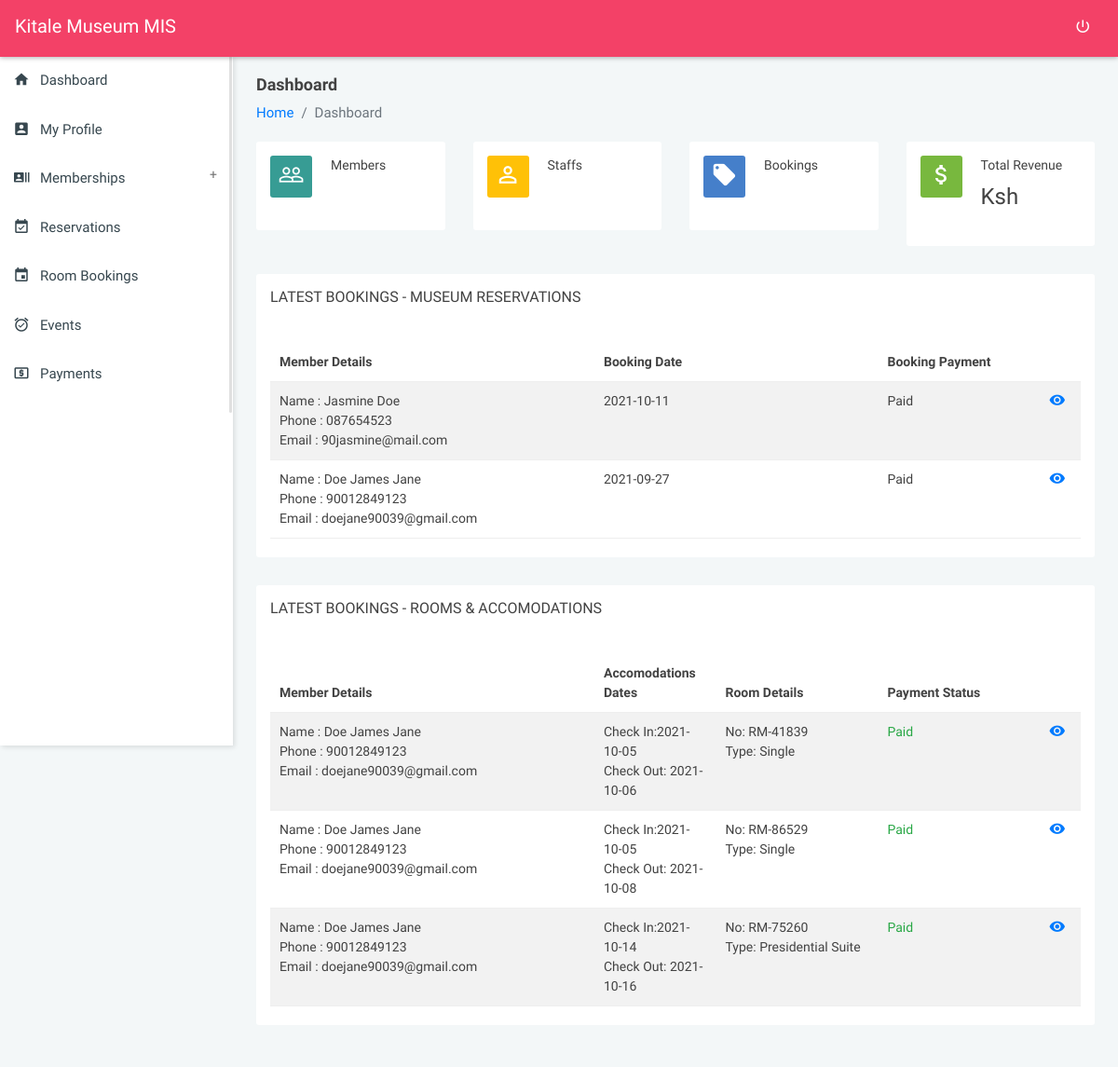
The page /dashboard.php (signed in) on the database its author committed.
### tables this page shows
CREATE TABLE `settings` (
  `id` int(20) NOT NULL,
  `name` longtext DEFAULT NULL,
  `tagline` longtext DEFAULT NULL,
  `logo` longtext DEFAULT NULL,
  `mailer_host` varchar(200) DEFAULT NULL,
  `mailer_username` varchar(200) DEFAULT NULL,
  `mailer_from_email` varchar(200) DEFAULT NULL,
  `mailer_password` varchar(200) DEFAULT NULL
);

CREATE TABLE `reservations` (
  `reservation_id` varchar(200) NOT NULL,
  `reservation_user_id` varchar(200) DEFAULT NULL,
  `reservation_date` varchar(200) DEFAULT NULL,
  `reservation_details` longtext DEFAULT NULL,
  `reservation_payment_status` varchar(200) DEFAULT NULL,
  `reservation_status` varchar(200) NOT NULL DEFAULT 'Pending',
  `reservation_created_at` timestamp(6) NOT NULL DEFAULT current_timestamp(6) ON UPDATE current_timestamp(6)
);

CREATE TABLE `users` (
  `user_id` varchar(200) NOT NULL,
  `user_name` varchar(200) DEFAULT NULL,
  `user_phone` varchar(200) DEFAULT NULL,
  `user_idno` varchar(200) DEFAULT NULL,
  `user_email` varchar(200) DEFAULT NULL,
  `user_password` varchar(200) DEFAULT NULL,
  `user_profile_pic` varchar(200) DEFAULT NULL,
  `user_access_level` varchar(200) DEFAULT NULL,
  `user_created_on` varchar(200) DEFAULT NULL
);

CREATE TABLE `accomodations` (
  `accomodation_id` varchar(200) NOT NULL,
  `accomodation_user_id` varchar(200) DEFAULT NULL,
  `accomodation_check_indate` varchar(200) DEFAULT NULL,
  `accomodation_room_id` varchar(200) DEFAULT NULL,
  `accomodation_payment_status` varchar(200) DEFAULT NULL,
  `accomodation_check_out_date` varchar(200) DEFAULT NULL,
  `accomodation_created_at` timestamp(6) NOT NULL DEFAULT current_timestamp(6) ON UPDATE current_timestamp(6)
);

CREATE TABLE `rooms` (
  `room_id` varchar(200) NOT NULL,
  `room_number` varchar(200) DEFAULT NULL,
  `room_type` longtext DEFAULT NULL,
  `room_status` varchar(200) NOT NULL DEFAULT 'Vacant',
  `room_rate` varchar(200) DEFAULT NULL
);

### dashboard.php (the view, shortened to what this page needs)
<?php
require_once('config/config.php');
require_once('partials/head.php');
?>
<body class="theme-red">
    <?php require_once('partials/navigation.php'); ?>
    <?php require_once('partials/sidebar.php'); ?>
    <section class="content home">
        <div class="container-fluid">
            <div class="block-header">
                <div class="row">
                    <div class="col-lg-12 col-md-6 col-sm-7">
                        <h2>Dashboard</h2>
                        <ul class="breadcrumb">
                            <li class="breadcrumb-item"><a href="dashboard">Home</a></li>
                            <li class="breadcrumb-item active">Dashboard</li>
                        </ul>
                    </div>
                </div>
            </div>
            <div class="row clearfix">
                <div class="col-lg-3 col-md-3 col-sm-6">
                    <div class="card widget-stat">
                        <div class="body">
                            <div class="media">
                                <div class="media-icon bg-cyan">
                                    <i class="zmdi zmdi-accounts-outline zmdi-hc-2x"></i>
                                </div>
                                <div class="media-text">
                                    <span class="title">Members</span>
                                </div>
                            </div>
                        </div>
                    </div>
                </div>
                <div class="col-lg-3 col-md-3 col-sm-6">
                    <div class="card widget-stat">
                        <div class="body">
                            <div class="media">
                                <div class="media-icon bg-amber">
                                    <i class="zmdi zmdi-account-o zmdi-hc-2x"></i>
                                </div>
                                <div class="media-text">
                                    <span class="title">Staffs</span>
                                </div>
                            </div>
                        </div>
                    </div>
                </div>
                <div class="col-lg-3 col-md-3 col-sm-6">
                    <div class="card widget-stat">
                        <div class="body">
                            <div class="media">
                                <div class="media-icon bg-blue">
                                    <i class="zmdi zmdi-label zmdi-hc-2x"></i>
                                </div>
                                <div class="media-text">
                                    <span class="title">Bookings</span>
                                </div>
                            </div>
                        </div>
                    </div>
                </div>
                <div class="col-lg-3 col-md-3 col-sm-6">
                    <div class="card widget-stat">
                        <div class="body">
                            <div class="media">
                                <div class="media-icon bg-green">
                                    <i class="zmdi zmdi-money zmdi-hc-2x"></i>
                                </div>
                                <div class="media-text">
                                    <span class="title">Total Revenue</span>
                                    <span class="value">Ksh <?php echo $revenue; ?></span>
                                </div>
                            </div>
                        </div>
                    </div>
                </div>
            </div>
            <div class="row clearfix">
                <div class="col-sm-12 col-md-12">
                    <div class="card">
                        <div class="header">
                            <h2>Latest Bookings - Museum Reservations</h2>
                        </div>
                        <div class="body table-responsive">
                            <table class="table table-striped table-borderless m-b-5">
                                <thead>
                                    <tr>
                                        <th style="width:40%;">Member Details</th>
                                        <th class="number">Booking Date</th>
                                        <th style="width:20%;">Booking Payment</th>
                                        <th style="width:5%;" class="actions"></th>
                                    </tr>
                                </thead>
                                <tbody class="no-border-x">
                                    <?php
                                    $ret = "SELECT * FROM  reservations r
                                    INNER JOIN users u ON r.reservation_user_id  = u.user_id";
                                    $stmt = $mysqli->prepare($ret);
                                    $stmt->execute();
                                    $res = $stmt->get_result();
                                    while ($reservations = $res->fetch_object()) {
                                    ?>
                                        <tr>
                                            <td>
                                                Name : <?php echo $reservations->user_name; ?><br>
                                                Phone : <?php echo $reservations->user_phone; ?><br>
                                                Email : <?php echo $reservations->user_email; ?>
                                            </td>
                                            <td class="number"><?php echo $reservations->reservation_date; ?></td>
                                            <td><?php echo $reservations->reservation_payment_status; ?></td>
                                            <td class="actions"><a href="modules_bookings_reservation?view=<?php echo $reservations->reservation_id; ?>" class="icon"><i class="zmdi zmdi-eye"></i></a></td>
                                        </tr>
                                    <?php } ?>
                                </tbody>
                            </table>
                        </div>
                    </div>
                </div>
            </div>
            <div class="row clearfix">
                <div class="col-sm-12 col-md-12">
                    <div class="card">
                        <div class="header">
                            <h2>Latest Bookings - Rooms & Accomodations</h2>
                        </div>
                        <div class="body table-responsive">
                            <table class="table table-striped table-borderless m-b-5">
                                <thead>
                                    <tr>
                                        <th style="width:40%;">Member Details</th>
                                        <th class="number">Accomodations Dates</th>
                                        <th style="width:20%;">Room Details</th>
                                        <th style="width:20%;">Payment Status</th>
                                        <th style="width:5%;" class="actions"></th>
                                    </tr>
                                </thead>
                                <tbody class="no-border-x">
                                    <?php
                                    $ret = "SELECT * FROM accomodations a INNER JOIN
                                    users u ON u.user_id = a.accomodation_user_id
                                    INNER JOIN rooms r ON r.room_id = a.accomodation_room_id";
                                    $stmt = $mysqli->prepare($ret);
                                    $stmt->execute();
                                    $res = $stmt->get_result();
                                    while ($reservations = $res->fetch_object()) {
                                    ?>
                                        <tr>
                                            <td>
                                                Name : <?php echo $reservations->user_name; ?><br>
                                                Phone : <?php echo $reservations->user_phone; ?><br>
                                                Email : <?php echo $reservations->user_email; ?>
                                            </td>
                                            <td>
                                                Check In:<?php echo $reservations->accomodation_check_indate; ?><br>
                                                Check Out: <?php echo $reservations->accomodation_check_out_date; ?>
                                            </td>
                                            <td>
                                                No: <?php echo $reservations->room_number; ?><br>
                                                Type: <?php echo $reservations->room_type; ?>
                                            </td>
                                            <?php
                                            if ($reservations->accomodation_payment_status == 'Paid') {
                                            ?>
                                                <td class="text-success">Paid</td>
                                            <?php } else {
                                            ?>
                                                <td class="text-primary">Pending</td>
                                            <?php } ?>
                                            <td class="actions"><a href="modules_bookings_accomodation?view=<?php echo $reservations->accomodation_id; ?>" class="icon"><i class="zmdi zmdi-eye"></i></a></td>
                                        </tr>
                                    <?php } ?>
                                </tbody>
                            </table>
                        </div>
                    </div>
                </div>
            </div>
        </div>
    </section>
</body>
</html>

### partials/navigation.php (shortened to what this page needs)
<?php
$user_rank = $_SESSION['user_access_level'];
$ret = "SELECT * FROM settings";
$stmt = $mysqli->prepare($ret);
$stmt->execute();
$res = $stmt->get_result();
while ($sys = $res->fetch_object()) {
    if ($user_rank == 'Member') {
?>
        <nav class="navbar">
            <div class="col-12">
                <div class="navbar-header">
                    <a href="javascript:void(0);" class="bars"></a>
                    <a class="navbar-brand" href="home"><?php echo $sys->name; ?> MIS</a>
                </div>
                <ul class="nav navbar-nav navbar-right">
                    <li><a href="logout" class="mega-menu" data-close="true"><i class="zmdi zmdi-power"></i></a></li>
                </ul>
            </div>
        </nav>
    <?php
    } else {
    ?>
        <nav class="navbar">
            <div class="col-12">
                <div class="navbar-header">
                    <a class="navbar-brand" href="dashboard"><?php echo $sys->name; ?> MIS</a>
                </div>
                <ul class="nav navbar-nav navbar-right">
                    <li><a href="logout" class="mega-menu" data-close="true"><i class="zmdi zmdi-power"></i></a></li>
                </ul>
            </div>
        </nav>
<?php
    }
}
?>

### assets/css/all-themes.css (style rules this page uses)
.theme-red .bars, .theme-red .navbar-brand, .theme-red .navbar-brand:hover, .theme-red .navbar-brand:active, .theme-red .navbar-brand:focus, .theme-red .nav > li > a { color: #fff; }
.theme-red .nav > li > a:hover, .theme-red .nav > li > a:focus, .theme-red .nav .open > a, .theme-red .nav .open > a:hover, .theme-red .nav .open > a:focus .theme-red .sidebar .menu .list li.active, { background-color: transparent; }
.theme-purple .nav > li > a:hover, .theme-purple .nav > li > a:focus, .theme-purple .nav .open > a, .theme-purple .nav .open > a:hover, .theme-purple .nav .open > a:focus .theme-purple .sidebar .menu .list li.active, { background-color: transparent; }
.theme-deep-purple .nav > li > a:hover, .theme-deep-purple .nav > li > a:focus, .theme-deep-purple .nav .open > a, .theme-deep-purple .nav .open > a:hover, .theme-deep-purple .nav .open > a:focus .theme-deep-purple .sidebar .menu .list li.active, { background-color: transparent; }
.theme-blue .nav > li > a:hover, .theme-blue .nav > li > a:focus, .theme-blue .nav .open > a, .theme-blue .nav .open > a:hover, .theme-blue .nav .open > a:focus .theme-blue .sidebar .menu .list li.active, { background-color: transparent; }
.theme-cyan .nav > li > a:hover, .theme-cyan .nav > li > a:focus, .theme-cyan .nav .open > a, .theme-cyan .nav .open > a:hover, .theme-cyan .nav .open > a:focus .theme-cyan .sidebar .menu .list li.active, { background-color: transparent; }
.theme-blue-grey .nav > li > a:hover, .theme-blue-grey .nav > li > a:focus, .theme-blue-grey .nav .open > a, .theme-blue-grey .nav .open > a:hover, .theme-blue-grey .nav .open > a:focus .theme-blue-grey .sidebar .menu .list li.active, { background-color: transparent; }
.theme-black .nav > li > a:hover, .theme-black .nav > li > a:focus, .theme-black .nav .open > a, .theme-black .nav .open > a:hover, .theme-black .nav .open > a:focus .theme-black .sidebar .menu .list li.active, { background-color: transparent; }
.theme-green .nav > li > a:hover, .theme-green .nav > li > a:focus, .theme-green .nav .open > a, .theme-green .nav .open > a:hover, .theme-green .nav .open > a:focus .theme-green .sidebar .menu .list li.active, { background-color: transparent; }
.theme-orange .nav > li > a:hover, .theme-orange .nav > li > a:focus, .theme-orange .nav .open > a, .theme-orange .nav .open > a:hover, .theme-orange .nav .open > a:focus .theme-orange .sidebar .menu .list li.active, { background-color: transparent; }
.theme-blush .nav > li > a:hover, .theme-blush .nav > li > a:focus, .theme-blush .nav .open > a, .theme-blush .nav .open > a:hover, .theme-blush .nav .open > a:focus .theme-blush .sidebar .menu .list li.active, { background-color: transparent; }

### rows shown on the page
settings: name "Kitale Museum"
reservations: users.user_name "Jasmine Doe", users.user_phone "087654523", users.user_email "90jasmine@mail.com", reservation_date "2021-10-11", reservation_payment_status "Paid"
reservations: users.user_name "Doe James Jane", users.user_phone "90012849123", users.user_email "doejane90039@gmail.com", reservation_date "2021-09-27", reservation_payment_status "Paid"
accomodations: users.user_name "Doe James Jane", users.user_phone "90012849123", users.user_email "doejane90039@gmail.com", accomodation_check_indate "2021-10-05", accomodation_check_out_date "2021-10-06", rooms.room_number "RM-41839", rooms.room_type "Single", accomodation_payment_status "Paid"
accomodations: users.user_name "Doe James Jane", users.user_phone "90012849123", users.user_email "doejane90039@gmail.com", accomodation_check_indate "2021-10-05", accomodation_check_out_date "2021-10-08", rooms.room_number "RM-86529", rooms.room_type "Single", accomodation_payment_status "Paid"
accomodations: users.user_name "Doe James Jane", users.user_phone "90012849123", users.user_email "doejane90039@gmail.com", accomodation_check_indate "2021-10-14", accomodation_check_out_date "2021-10-16", rooms.room_number "RM-75260", rooms.room_type "Presidential Suite", accomodation_payment_status "Paid"
